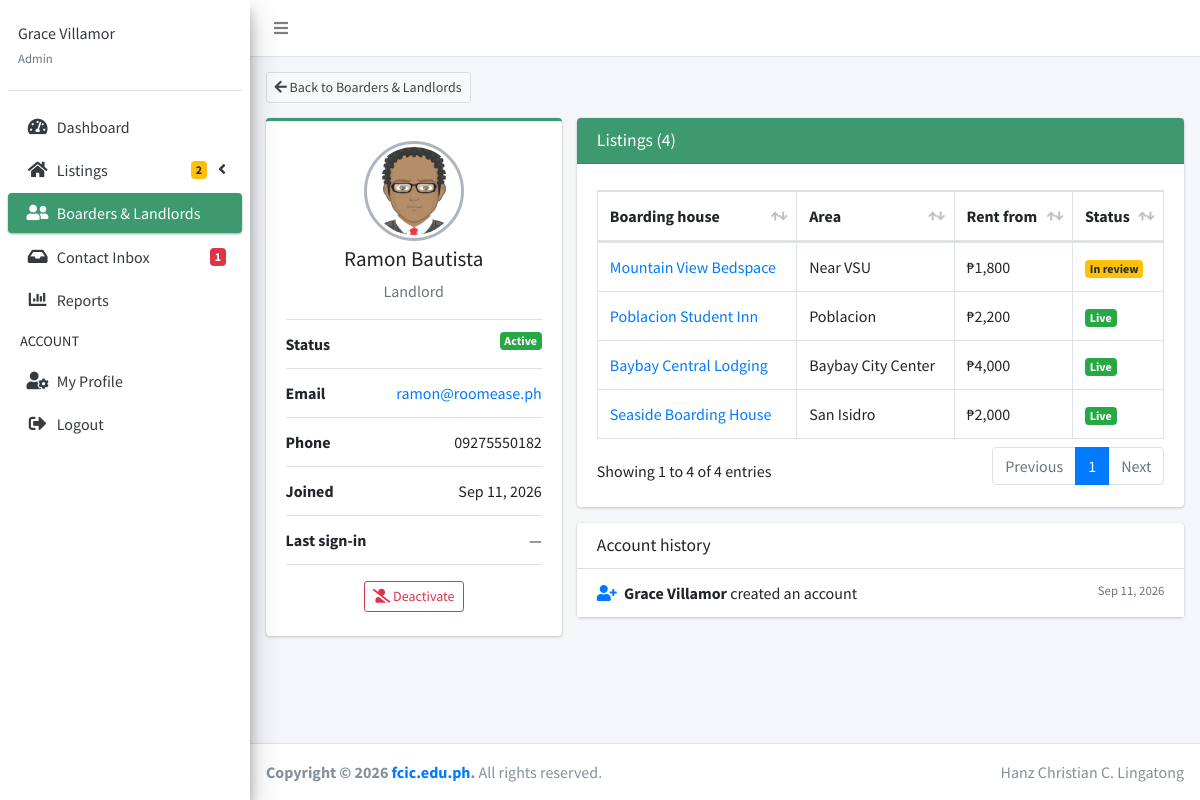
Page /backend/admin/dashboard.php?page=view_account&id=6 (signed in) on the committed database.
### tables this page shows
CREATE TABLE users (
    user_id         INT AUTO_INCREMENT PRIMARY KEY,
     
    email           VARCHAR(150) NULL,
     
    username        VARCHAR(30) NULL DEFAULT NULL,
    google_id       VARCHAR(64) DEFAULT NULL,
    password_hash   VARCHAR(255) NOT NULL,
    first_name      VARCHAR(100) NOT NULL,
    middle_name     VARCHAR(100) NULL DEFAULT NULL,
    last_name       VARCHAR(100) NOT NULL,
    phone_number    VARCHAR(30) DEFAULT NULL,
     
    avatar_path     VARCHAR(255) NULL DEFAULT NULL,
     
     
     
    role            ENUM('super_admin', 'administrator', 'landlord', 'boarder') NOT NULL,
     
    must_change_password TINYINT(1) NOT NULL DEFAULT 0,
    is_active       TINYINT(1) NOT NULL DEFAULT 1,
     
    deactivation_reason VARCHAR(500) NULL DEFAULT NULL,
    last_login_at   DATETIME NULL DEFAULT NULL,
    deleted_at      DATETIME NULL DEFAULT NULL,
    deleted_by      INT NULL,
     
    created_by      INT NULL,
    created_at      TIMESTAMP NOT NULL DEFAULT CURRENT_TIMESTAMP,
    updated_by      INT NULL,
    updated_at      TIMESTAMP NOT NULL DEFAULT CURRENT_TIMESTAMP ON UPDATE CURRENT_TIMESTAMP,
    UNIQUE KEY email (email),
    UNIQUE KEY uq_users_username (username),
    UNIQUE KEY uq_users_google_id (google_id),
     
    KEY idx_users_live (deleted_at, is_active, role),
    CONSTRAINT fk_users_created_by FOREIGN KEY (created_by)
        REFERENCES users(user_id) ON DELETE SET NULL,
    CONSTRAINT fk_users_updated_by FOREIGN KEY (updated_by)
        REFERENCES users(user_id) ON DELETE SET NULL,
    CONSTRAINT fk_users_deleted_by FOREIGN KEY (deleted_by)
        REFERENCES users(user_id) ON DELETE SET NULL
);

CREATE TABLE boarding_houses (
    boarding_house_id   INT AUTO_INCREMENT PRIMARY KEY,
    landlord_id         INT NOT NULL,
    name                VARCHAR(150) NOT NULL,
    address             TEXT NOT NULL,
     
     
    area                VARCHAR(60) NOT NULL DEFAULT 'Poblacion',
    moderation_status   ENUM('pending', 'approved', 'rejected') NOT NULL DEFAULT 'pending',
    rejection_reason    VARCHAR(500) DEFAULT NULL,
     
    submitted_at        TIMESTAMP NULL DEFAULT NULL,
    moderated_at        TIMESTAMP NULL DEFAULT NULL,
    moderated_by        INT DEFAULT NULL,
    description         TEXT DEFAULT NULL,
    contact_number      VARCHAR(50) DEFAULT NULL,
     
    house_rules         TEXT DEFAULT NULL,
     
    curfew              VARCHAR(60) DEFAULT NULL,
    minimum_stay_months TINYINT UNSIGNED DEFAULT NULL,
     
    payment_methods     VARCHAR(100) DEFAULT NULL,
    gender_policy       ENUM('any', 'female', 'male') DEFAULT NULL,
    visitors_allowed    TINYINT(1) DEFAULT NULL,
    pets_allowed        TINYINT(1) DEFAULT NULL,
    cooking_allowed     TINYINT(1) DEFAULT NULL,
    latitude            DECIMAL(9, 6) DEFAULT NULL,
    longitude           DECIMAL(9, 6) DEFAULT NULL,
     
    views               INT UNSIGNED NOT NULL DEFAULT 0,
     
    created_by          INT NULL,
    created_at          TIMESTAMP NOT NULL DEFAULT CURRENT_TIMESTAMP,
    updated_by          INT NULL,
    updated_at          TIMESTAMP NOT NULL DEFAULT CURRENT_TIMESTAMP ON UPDATE CURRENT_TIMESTAMP,
    deleted_at          DATETIME NULL DEFAULT NULL,
     
    deleted_by          INT NULL,
    removal_reason      VARCHAR(500) DEFAULT NULL,
     
    KEY idx_bh_public_recent   (moderation_status, created_at),
    KEY idx_bh_created         (created_at),
    KEY idx_bh_landlord_recent (landlord_id, created_at),
    KEY idx_bh_deleted         (deleted_at),
    KEY idx_bh_area            (area),
    CONSTRAINT fk_bh_landlord FOREIGN KEY (landlord_id)
        REFERENCES users(user_id) ON DELETE CASCADE,
    CONSTRAINT fk_bh_moderated_by FOREIGN KEY (moderated_by)
        REFERENCES users(user_id) ON DELETE SET NULL,
    CONSTRAINT fk_bh_created_by FOREIGN KEY (created_by)
        REFERENCES users(user_id) ON DELETE SET NULL,
    CONSTRAINT fk_bh_updated_by FOREIGN KEY (updated_by)
        REFERENCES users(user_id) ON DELETE SET NULL,
    CONSTRAINT fk_bh_deleted_by FOREIGN KEY (deleted_by)
        REFERENCES users(user_id) ON DELETE SET NULL
);

CREATE TABLE audit_logs (
    log_id        INT AUTO_INCREMENT PRIMARY KEY,
    actor_id      INT NULL,
    actor_role    VARCHAR(20) NULL,
    action        VARCHAR(40) NOT NULL,
    target_type   VARCHAR(20) NOT NULL,
    target_id     INT NULL,
    target_label  VARCHAR(200) NOT NULL DEFAULT '',
    detail        VARCHAR(500) DEFAULT NULL,
    ip_address    VARCHAR(45) NULL,
    user_agent    VARCHAR(120) NULL,
    created_at    TIMESTAMP NOT NULL DEFAULT CURRENT_TIMESTAMP,
    KEY idx_audit_created (created_at),
    KEY idx_audit_target  (target_type, target_id, created_at),
    KEY idx_audit_actor   (actor_id, created_at),
    KEY idx_audit_action  (action, created_at),
    CONSTRAINT fk_audit_actor FOREIGN KEY (actor_id)
        REFERENCES users(user_id) ON DELETE SET NULL
);

### backend/admin/includes/functions.php (called while the page is built, shortened)
<?php
function e($value)
{
  return htmlspecialchars((string) ($value ?? ''), ENT_QUOTES, 'UTF-8');
}
function role_label($role)
{
  return ROLE_LABELS[$role] ?? ucfirst((string) $role);
}
function full_name($row)
{
  return trim(($row['first_name'] ?? '') . ' ' . ($row['last_name'] ?? ''));
}
function peso($amount)
{
  return '₱' . number_format((float) $amount, 0);
}
function listing_status($listing)
{
  if ($listing['moderation_status'] === 'approved') return ['key' => 'live', 'label' => 'Live', 'badge' => 'badge-success'];
  return ['key' => 'review', 'label' => 'In review', 'badge' => 'badge-warning'];
}
function time_ago($datetime)
{
  if (!$datetime) return '—';
  $seconds = time() - strtotime($datetime);
  return date('M j, Y', strtotime($datetime));
}
function nice_date($datetime, $withTime = false)
{
  return date($withTime ? 'M j, Y g:i A' : 'M j, Y', strtotime($datetime));
}

### backend/admin/includes/activity_labels.php (called while the page is built, shortened)
<?php
function activity_info($action)
{
  [$text, $icon, $tone, $group] = ACTIVITY_LABELS[$action] ?? [$action, 'fas fa-circle', 'secondary', 'other'];
  return ['text' => $text, 'icon' => $icon, 'tone' => $tone, 'group' => $group];
}

### backend/admin/content/view_account.php (the view, shortened to what this page needs)
<?php
require_once __DIR__ . '/../includes/account_actions.php';
require_once __DIR__ . '/../includes/activity_labels.php';
$id = (int) ($_GET['id'] ?? 0);
$stmt = $pdo->prepare('SELECT * FROM users WHERE user_id = ? AND deleted_at IS NULL');
$stmt->execute([$id]);
$account = $stmt->fetch();
$listings = [];
if ($account['role'] === 'landlord') {
  $stmt = $pdo->prepare('SELECT b.*, MIN(r.monthly_rent) AS rent_min FROM boarding_houses b LEFT JOIN rooms r ON r.boarding_house_id = b.boarding_house_id
    WHERE b.landlord_id = ? GROUP BY b.boarding_house_id ORDER BY b.created_at DESC');
  $stmt->execute([$id]);
  $listings = $stmt->fetchAll();
}
$history = $pdo->prepare("SELECT a.*, u.first_name, u.last_name FROM audit_logs a LEFT JOIN users u ON u.user_id = a.actor_id
  WHERE a.target_type = 'user' AND a.target_id = ? AND a.action NOT LIKE 'auth.%' ORDER BY a.created_at DESC LIMIT 10");
$history->execute([$id]);
$history = $history->fetchAll();
?>
<div class="content-wrapper">
  <div class="content-header">
    <div class="container-fluid">
      <a href="dashboard.php?page=accounts" class="btn btn-default btn-sm"><i class="fas fa-arrow-left"></i> Back to Boarders &amp; Landlords</a>
    </div>
  </div>
  <div class="content">
    <div class="container-fluid">
      <div class="row">
        <div class="col-md-4">
          <div class="card card-olive card-outline">
            <div class="card-body box-profile">
              <div class="text-center">
                <img class="profile-user-img img-fluid img-circle" src="<?php echo $account['avatar_path'] ? '../' . e($account['avatar_path']) : 'dist/img/avatar.png'; ?>" alt="Profile picture">
              </div>
              <h3 class="profile-username text-center"><?php echo e(full_name($account)); ?></h3>
              <p class="text-muted text-center"><?php echo e(role_label($account['role'])); ?></p>
              <ul class="list-group list-group-unbordered mb-3">
                <li class="list-group-item"><b>Status</b> <span class="float-right badge <?php echo $account['is_active'] ? 'badge-success' : 'badge-danger'; ?>"><?php echo $account['is_active'] ? 'Active' : 'Inactive'; ?></span></li>
                <li class="list-group-item"><b>Email</b> <a class="float-right" href="mailto:<?php echo e($account['email']); ?>"><?php echo e($account['email']); ?></a></li>
                <li class="list-group-item"><b>Phone</b> <span class="float-right"><?php echo e($account['phone_number'] ?: '—'); ?></span></li>
                <li class="list-group-item"><b>Joined</b> <span class="float-right"><?php echo e(nice_date($account['created_at'])); ?></span></li>
                <li class="list-group-item"><b>Last sign-in</b> <span class="float-right"><?php echo e(time_ago($account['last_login_at'])); ?></span></li>
              </ul>
              <div class="text-center"><?php echo account_buttons($account); ?></div>
            </div>
          </div>
        </div>
        <div class="col-md-8">
          <?php if ($account['role'] === 'landlord'): ?>
          <div class="card">
            <div class="card-header bg-olive">
              <h3 class="card-title">Listings (<?php echo count($listings); ?>)</h3>
            </div>
            <div class="card-body">
              <table id="example2" class="table table-bordered table-hover">
                <thead><tr><th>Boarding house</th><th>Area</th><th>Rent from</th><th>Status</th></tr></thead>
                <tbody>
                <?php foreach ($listings as $b): $state = listing_status($b); ?>
                <tr>
                  <td><a href="dashboard.php?page=view_listing&id=<?php echo (int) $b['boarding_house_id']; ?>"><?php echo e($b['name']); ?></a></td>
                  <td><?php echo e($b['area']); ?></td>
                  <td><?php echo $b['rent_min'] !== null ? peso($b['rent_min']) : '—'; ?></td>
                  <td><span class="badge <?php echo $state['badge']; ?>"><?php echo e($state['label']); ?></span></td>
                </tr>
                <?php endforeach; ?>
                </tbody>
              </table>
            </div>
          </div>
          <?php endif; ?>
          <div class="card">
            <div class="card-header">
              <h3 class="card-title">Account history</h3>
            </div>
            <div class="card-body p-0">
              <?php if ($history): ?>
              <ul class="list-group list-group-flush">
                <?php foreach ($history as $row): $info = activity_info($row['action']); ?>
                <li class="list-group-item">
                  <i class="<?php echo e($info['icon']); ?> text-<?php echo e($info['tone']); ?> mr-1"></i>
                  <b><?php echo e($row['first_name'] ? full_name($row) : 'System'); ?></b> <?php echo e($info['text']); ?>
                  <small class="text-muted float-right"><?php echo e(time_ago($row['created_at'])); ?></small>
                </li>
                <?php endforeach; ?>
              </ul>
              <?php else: ?>
              <p class="text-muted p-3 mb-0">No changes recorded for this account.</p>
              <?php endif; ?>
            </div>
          </div>
        </div>
      </div>
    </div>
  </div>
</div>

### rows in the picture
users: full_name($account) "Ramon Bautista", role "Landlord", email "ramon@roomease.ph", phone_number "09275550182", created_at "Sep 11, 2026", last_login_at "—"
boarding_houses: name "Mountain View Bedspace", area "Near VSU", rent_min "₱1,800", label "In review"
boarding_houses: name "Poblacion Student Inn", area "Poblacion", rent_min "₱2,200", label "Live"
boarding_houses: name "Baybay Central Lodging", area "Baybay City Center", rent_min "₱4,000", label "Live"
boarding_houses: name "Seaside Boarding House", area "San Isidro", rent_min "₱2,000", label "Live"
audit_logs: actor.last_name "Grace Villamor", action "created an account", created_at "Sep 11, 2026"

### other values in the picture
$_SESSION['firstname']. ' ' .$_SESSION['lastname'] "Grace Villamor"
role_label($_SESSION['role']) "Admin"
$counts['review'] "2"
$counts['inbox'] "1"
count($listings) "4"
